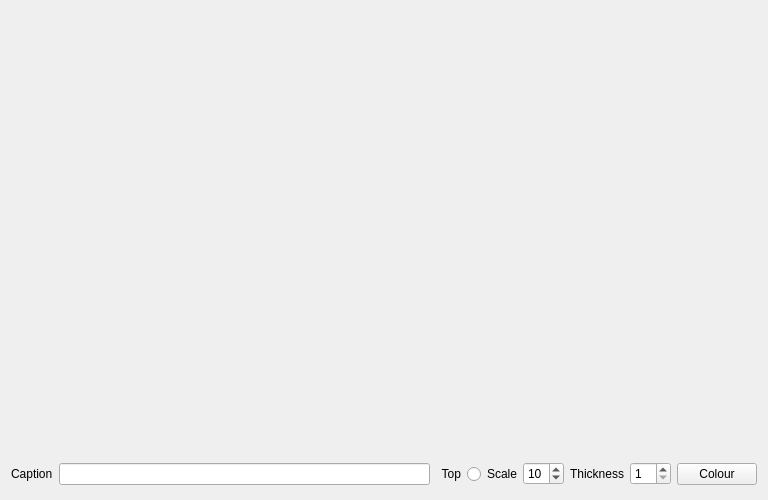
<?xml version="1.0" encoding="UTF-8"?>
<ui version="4.0">
 <class>Form</class>
 <widget class="QWidget" name="Form">
  <property name="geometry">
   <rect>
    <x>0</x>
    <y>0</y>
    <width>768</width>
    <height>500</height>
   </rect>
  </property>
  <property name="windowTitle">
   <string>Form</string>
  </property>
  <layout class="QGridLayout" name="gridLayout">
   <item row="1" column="1">
    <widget class="QLineEdit" name="caption"/>
   </item>
   <item row="1" column="4">
    <widget class="QSpinBox" name="fontsize">
     <property name="minimum">
      <number>2</number>
     </property>
     <property name="maximum">
      <number>50</number>
     </property>
     <property name="value">
      <number>10</number>
     </property>
    </widget>
   </item>
   <item row="1" column="0">
    <widget class="QLabel" name="label">
     <property name="text">
      <string>Caption</string>
     </property>
    </widget>
   </item>
   <item row="0" column="0" colspan="5">
    <widget class="Canvas" name="canvas" native="true">
     <property name="sizePolicy">
      <sizepolicy hsizetype="Preferred" vsizetype="Preferred">
       <horstretch>0</horstretch>
       <verstretch>0</verstretch>
      </sizepolicy>
     </property>
    </widget>
   </item>
   <item row="1" column="5">
    <widget class="QLabel" name="label_3">
     <property name="text">
      <string>Thickness</string>
     </property>
    </widget>
   </item>
   <item row="1" column="3">
    <widget class="QLabel" name="label_2">
     <property name="text">
      <string>Scale</string>
     </property>
    </widget>
   </item>
   <item row="1" column="6">
    <widget class="QSpinBox" name="fontline">
     <property name="minimum">
      <number>1</number>
     </property>
     <property name="maximum">
      <number>20</number>
     </property>
    </widget>
   </item>
   <item row="1" column="7">
    <widget class="QPushButton" name="colourButton">
     <property name="text">
      <string>Colour</string>
     </property>
    </widget>
   </item>
   <item row="1" column="2">
    <widget class="QRadioButton" name="captionTop">
     <property name="minimumSize">
      <size>
       <width>0</width>
       <height>30</height>
      </size>
     </property>
     <property name="layoutDirection">
      <enum>Qt::RightToLeft</enum>
     </property>
     <property name="text">
      <string>Top</string>
     </property>
    </widget>
   </item>
  </layout>
 </widget>
 <customwidgets>
  <customwidget>
   <class>Canvas</class>
   <extends>QWidget</extends>
   <header>ui.canvas</header>
   <container>1</container>
  </customwidget>
 </customwidgets>
 <resources/>
 <connections/>
</ui>
